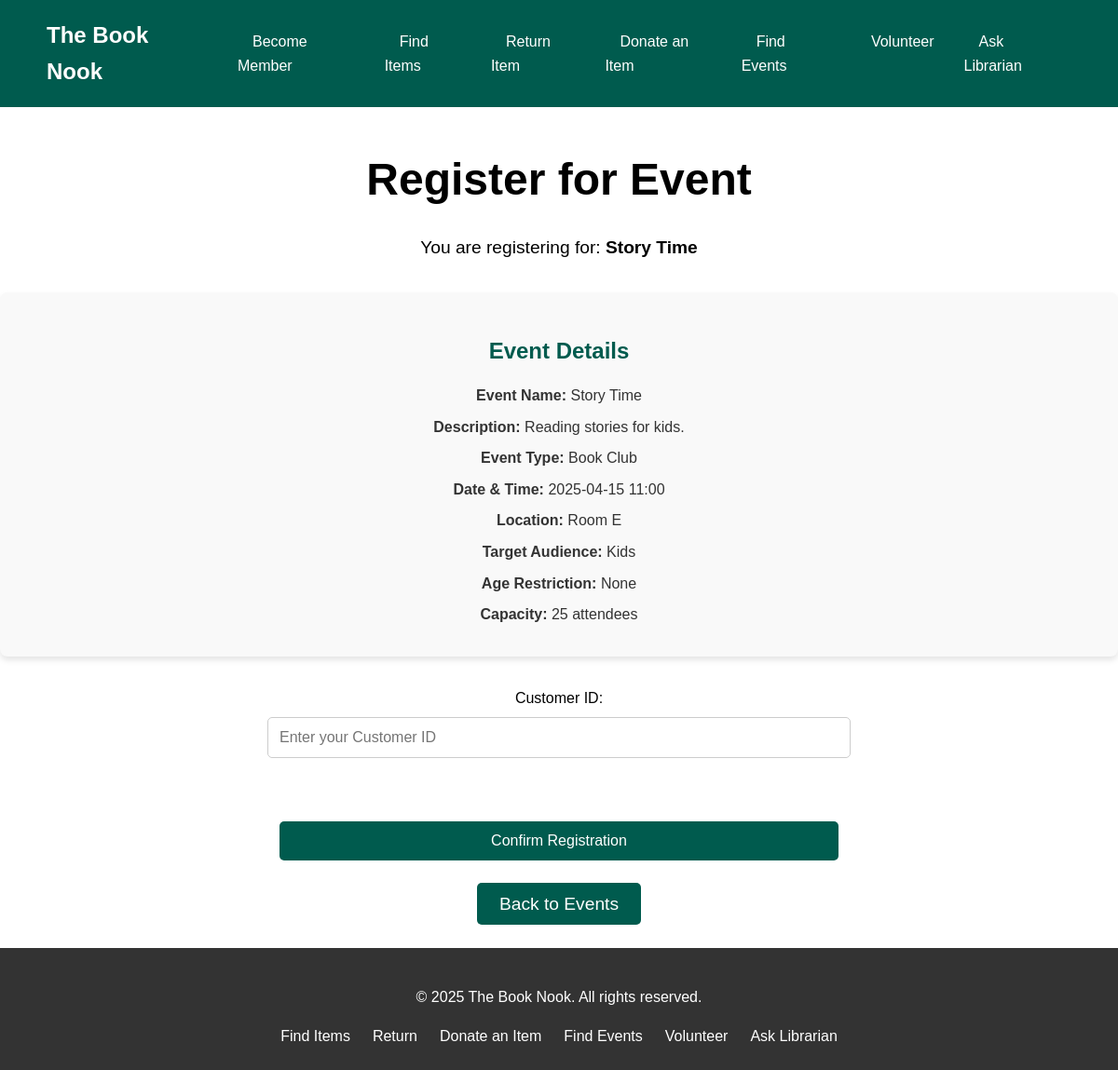
Screenshot of /register_event/5 with the database file from the repository.
### tables this page shows
CREATE TABLE events (
            event_id INTEGER PRIMARY KEY AUTOINCREMENT,
            event_name TEXT NOT NULL,
            event_description TEXT,
            event_type TEXT CHECK (event_type IN ('Workshop', 'Seminar', 'Film Screening', 'Book Club', 'Art Show')),
            targeted_customers TEXT,
            restriction INTEGER DEFAULT 0 CHECK (restriction >= 0),
            location TEXT,
            datetime TEXT NOT NULL,
            capacity INTEGER CHECK (capacity >= 0)
        );

### app.py (the view, shortened to what this page needs)
@app.route('/register_event/<int:event_id>', methods=['GET', 'POST'])
def register_event(event_id):
    conn = get_db_connection()
    c = conn.cursor()
    if request.method == 'GET':
        c.execute("SELECT * FROM events WHERE event_id = ?", (event_id,))
        event = c.fetchone()
        if not event:
            flash("Event not found.", "danger")
            conn.close()
            return redirect(url_for('list_events'))
        conn.close()
        return render_template('register_event.html', event=event)

### app.py (called while the page is built)
def get_db_connection():
    conn = sqlite3.connect(DATABASE)
    conn.row_factory = sqlite3.Row
    return conn

### templates/register_event.html
{% extends "base.html" %} {% block content %}
<section class="hero">
  <div class="container">
    <h1>Register for Event</h1>
    <p>You are registering for: <strong>{{ event.event_name }}</strong></p>
  </div>
  <section class="messages">
    <div class="container">
      <div class="event-details">
        <h2>Event Details</h2>
        <p><strong>Event Name:</strong> {{ event.event_name }}</p>
        <p><strong>Description:</strong> {{ event.event_description }}</p>
        <p><strong>Event Type:</strong> {{ event.event_type }}</p>
        <p><strong>Date & Time:</strong> {{ event.datetime }}</p>
        <p><strong>Location:</strong> {{ event.location }}</p>
        <p><strong>Target Audience:</strong> {{ event.targeted_customers }}</p>
        <p>
          <strong>Age Restriction:</strong> {% if event.restriction > 0 %}{{
          event.restriction }}+{% else %}None{% endif %}
        </p>
        <p><strong>Capacity:</strong> {{ event.capacity }} attendees</p>
      </div>
      <form method="post" class="form-container">
        <label for="customer_id">Customer ID:</label>
        <input
          type="text"
          id="customer_id"
          name="customer_id"
          required
          placeholder="Enter your Customer ID"
        /><br /><br />
        <button type="submit" class="btn">Confirm Registration</button>
      </form>
      <p>
        <a href="{{ url_for('list_events') }}" class="btn">Back to Events</a>
      </p>
    </div>
  </section>
</section>
{% endblock %}

### static/styles.css (style rules this page uses)
body { font-family: Arial, sans-serif; margin: 0; padding: 0; line-height: 1.6; }
.hero { display: flex; flex-direction: column; justify-content: center; color: #fff; min-height: 75vh; text-align: center; align-items: center; }
.hero h1 { font-size: 3rem; margin-bottom: 1rem; color: black; }
.hero p { font-size: 1.2rem; margin-bottom: 2rem; color: black; }
.hero .btn { background: #005b4e; color: #fff; padding: 0.75rem 1.5rem; text-decoration: none; border-radius: 5px; transition: background 0.3s; }
.form-container { display: flex; flex-direction: column; align-items: center; gap: 0.5rem; margin: 2rem auto; max-width: 600px; }
.form-container input, .form-container button { width: 100%; padding: 0.75rem; font-size: 1rem; border: 1px solid #ccc; border-radius: 5px; }
.form-container .btn { background: #005b4e; color: #fff; border: none; cursor: pointer; transition: background 0.3s; }
.messages { width: 100vw; }
label { color: black; }
.event-details { margin-bottom: 2rem; padding: 1.5rem; background-color: #f9f9f9; border-radius: 8px; box-shadow: 0 4px 6px rgba(0, 0, 0, 0.1); }
.event-details h2 { margin-bottom: 1rem; font-size: 1.5rem; color: #005b4e; }
.event-details p { margin: 0.5rem 0; font-size: 1rem; color: #333; }

### rows the page displays
events: event_name "Story Time", event_description "Reading stories for kids.", event_type "Book Club", datetime "2025-04-15 11:00", location "Room E", targeted_customers "Kids", capacity "25"
